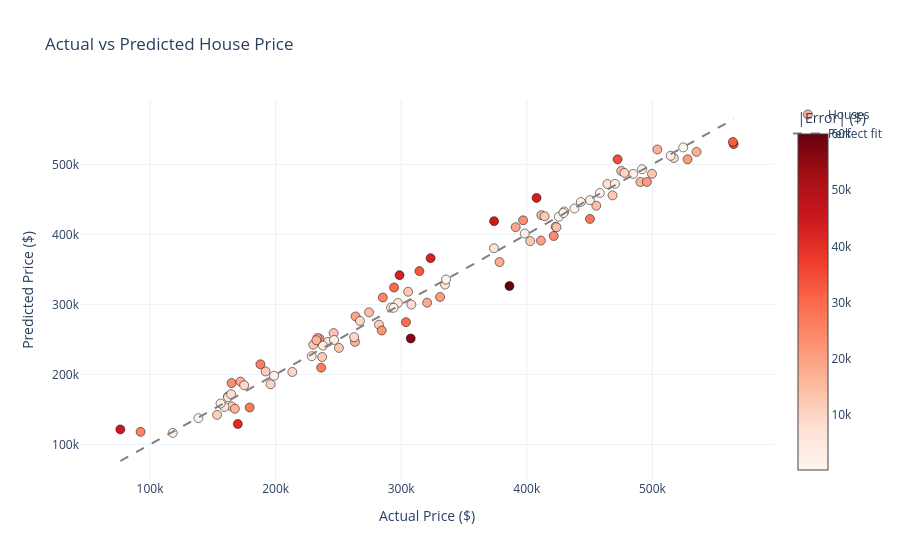

Notebook code cell kept with this figure:
### Code cell
import plotly.graph_objects as go

fig = go.Figure()

fig.add_trace(go.Scatter(
    x=comparison['Actual_Price($)'], y=comparison['Predicted_Price($)'],
    mode='markers',
    marker=dict(
        size=9, color=comparison['Error'].abs(), colorscale='Reds',
        showscale=True, colorbar=dict(title='|Error| ($)'),
        line=dict(width=0.5, color='black')
    ),
    text=comparison['Error'],
    hovertemplate='Actual: $%{x:,.0f}<br>Predicted: $%{y:,.0f}<br>Error: $%{text:,.0f}<extra></extra>',
    name='Houses'
))

lims = [comparison[['Actual_Price($)', 'Predicted_Price($)']].min().min(),
        comparison[['Actual_Price($)', 'Predicted_Price($)']].max().max()]
fig.add_trace(go.Scatter(
    x=lims, y=lims, mode='lines',
    line=dict(color='gray', dash='dash'),
    name='Perfect fit', hoverinfo='skip'
))

fig.update_layout(
    title='Actual vs Predicted House Price',
    xaxis_title='Actual Price ($)',
    yaxis_title='Predicted Price ($)',
    template='plotly_white'
)

fig.show()
